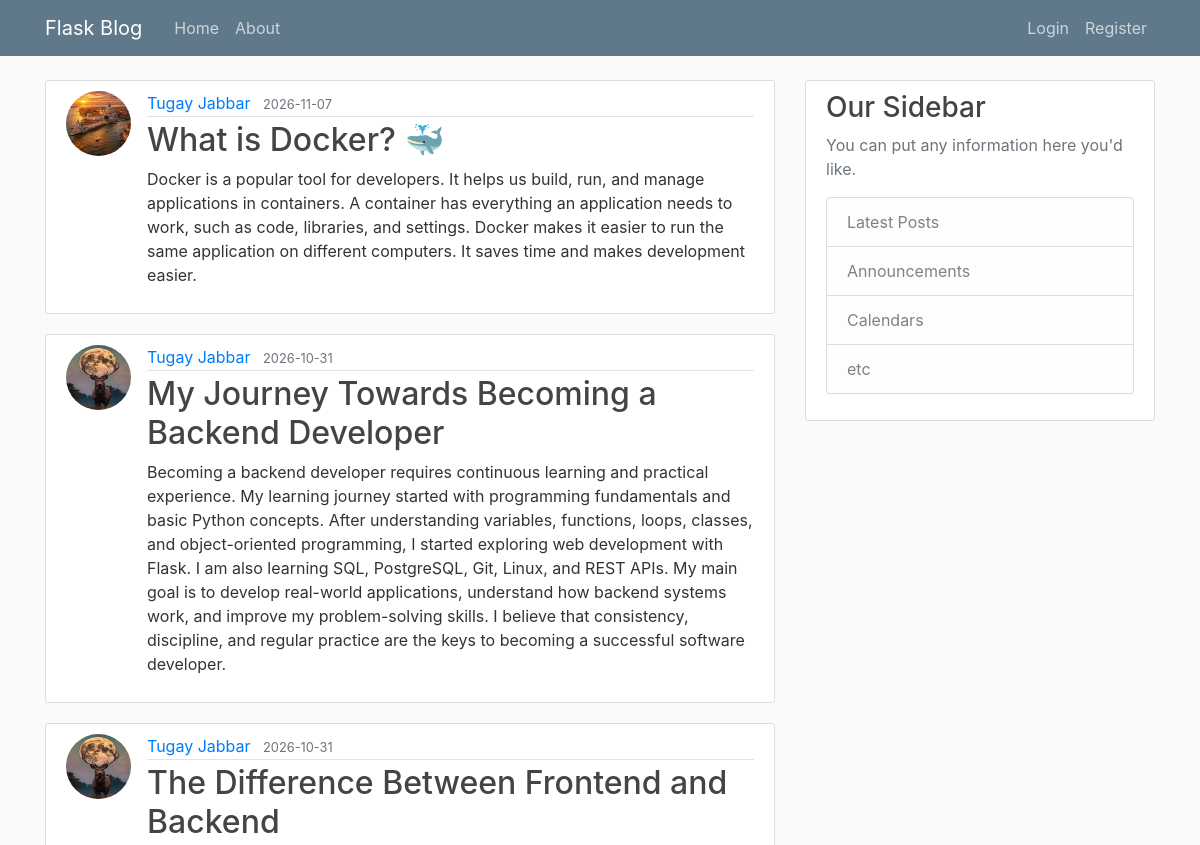
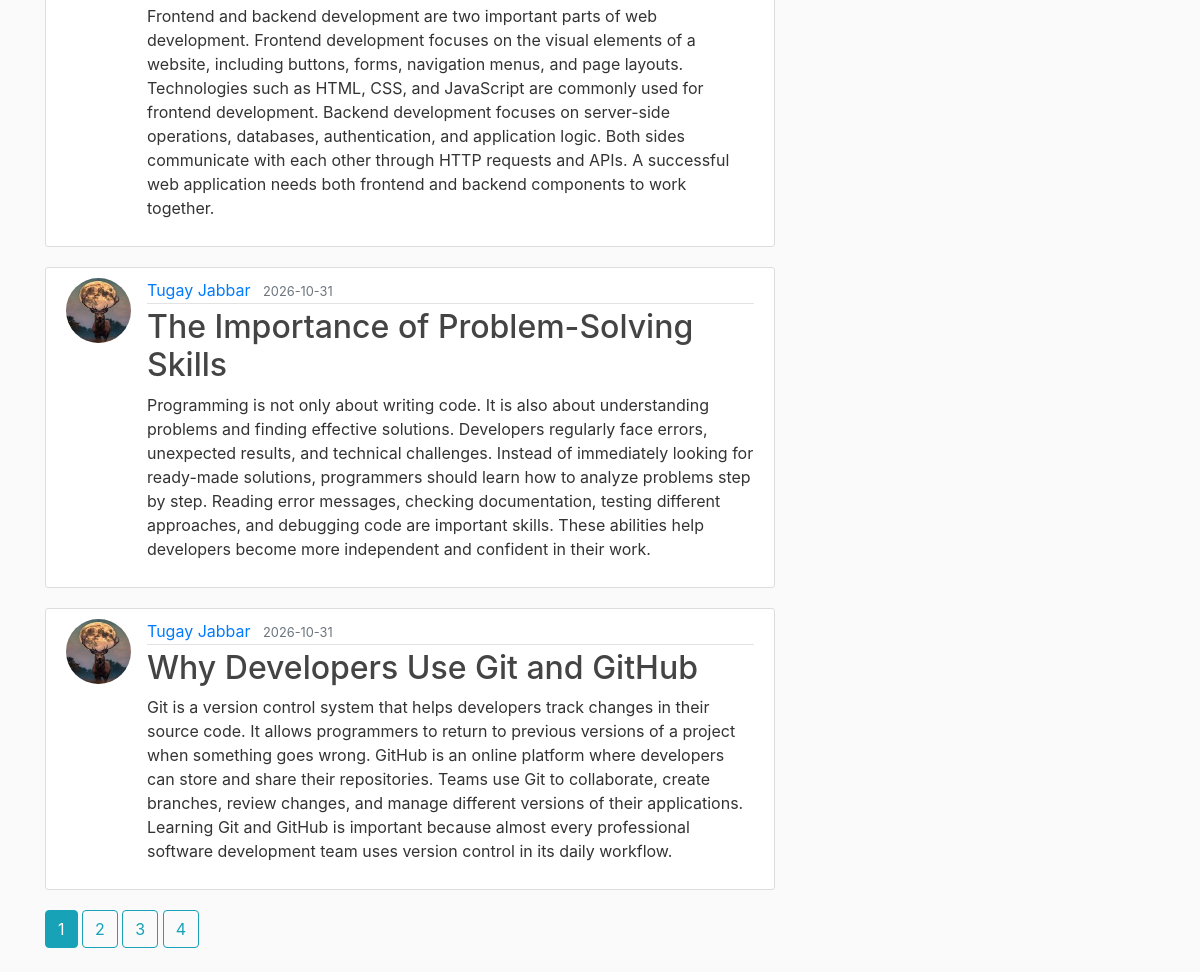
Page /home on the earlier database version (2 pictures, top to bottom).
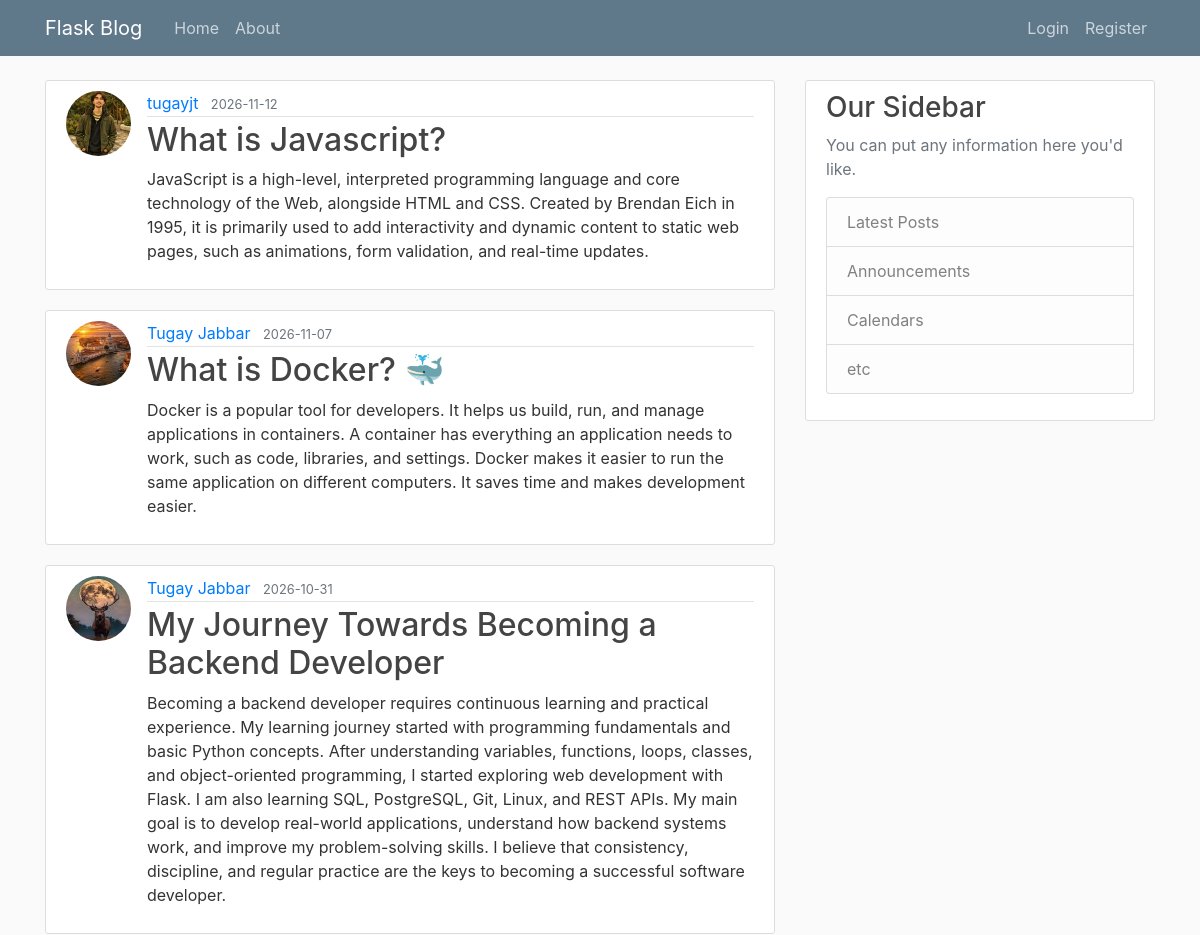
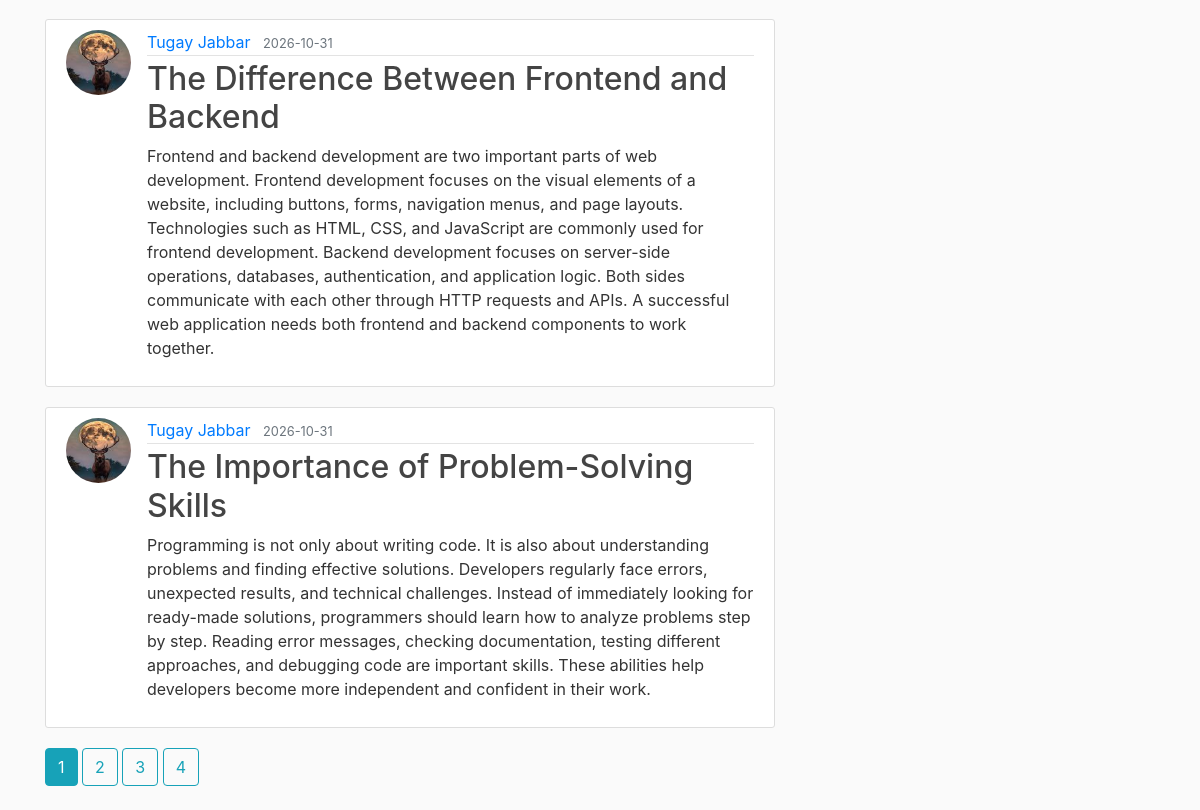
Same page on the later database version (2 pictures, top to bottom).
### flaskblog/models.py (models this page shows, shortened)
class Post(db.Model):
    id = db.Column(db.Integer, primary_key=True)
    title = db.Column(db.String(100), nullable=False)
    date_posted = db.Column(db.DateTime, nullable=False, default=datetime.utcnow)
    content = db.Column(db.Text, nullable=False)
    user_id = db.Column(db.Integer, db.ForeignKey('user.id'), nullable=False)

class User(db.Model, UserMixin):
    id = db.Column(db.Integer, primary_key=True)
    username = db.Column(db.String(20), unique=True, nullable=False)
    email = db.Column(db.String(120), unique=True, nullable=False)
    image_file = db.Column(db.String(20), nullable=False, default='default.jpg')
    password = db.Column(db.String(60), nullable=False)
    posts = db.relationship('Post', backref='author', lazy=True)

### flaskblog/main/routes.py (the view)
@main.route("/")
@main.route("/home")
def home():
    page = request.args.get('page', 1, type=int)
    posts = Post.query.order_by(Post.date_posted.desc()).paginate(page=page, per_page=5)
    return render_template('home.html', posts=posts)

### flaskblog/templates/home.html
{% extends "layout.html" %}
{% block content %}
    {% for post in posts.items %}
        <article class="media content-section">
          <img class="rounded-circle article-img" src="{{ url_for('static', filename='profile_pics/' + post.author.image_file) }}">
          <div class="media-body">
            <div class="article-metadata">
              <a class="mr-2" href="{{ url_for('users.user_posts', username=post.author.username) }}">{{ post.author.username }}</a>
              <small class="text-muted">{{ post.date_posted.strftime('%Y-%m-%d') }}</small>
            </div>
            <h2><a class="article-title" href="{{ url_for('posts.post', post_id=post.id) }}">{{ post.title }}</a></h2>
            <p class="article-content">{{ post.content }}</p>
          </div>
        </article>
    {% endfor %}
    {% for page_num in posts.iter_pages(left_edge=1, right_edge=1, left_current=1, right_current=2) %}
      {% if page_num %}
        {% if posts.page == page_num %}
          <a class="btn btn-info mb-4" href="{{ url_for('main.home', page=page_num) }}">{{ page_num }}</a>
        {% else %}
          <a class="btn btn-outline-info mb-4" href="{{ url_for('main.home', page=page_num) }}">{{ page_num }}</a>
        {% endif %}
      {% else %}
        ...
      {% endif %}
    {% endfor %}
{% endblock content %}

### flaskblog/templates/layout.html (shortened to what this page needs)
<!DOCTYPE html>
<html>
<head>
    <link rel="stylesheet" href="https://maxcdn.bootstrapcdn.com/bootstrap/4.0.0/css/bootstrap.min.css">
    <link rel="stylesheet" type="text/css" href="{{ url_for('static', filename='main.css') }}">
</head>
<body>
    <header class="site-header">
      <nav class="navbar navbar-expand-md navbar-dark bg-steel fixed-top">
        <div class="container">
          <a class="navbar-brand mr-4" href="/">Flask Blog</a>
          <div class="collapse navbar-collapse" id="navbarToggle">
            <div class="navbar-nav mr-auto">
              <a class="nav-item nav-link" href="{{ url_for('main.home') }}">Home</a>
              <a class="nav-item nav-link" href="{{ url_for('main.about') }}">About</a>
            </div>
            <div class="navbar-nav">
              {% if current_user.is_authenticated %}
                <a class="nav-item nav-link" href="{{ url_for('posts.new_post') }}">New Post</a>
                <a class="nav-item nav-link" href="{{ url_for('users.account') }}">Account</a>
                <a class="nav-item nav-link" href="{{ url_for('users.logout') }}">Logout</a>
              {% else %}
                <a class="nav-item nav-link" href="{{ url_for('users.login') }}">Login</a>
                <a class="nav-item nav-link" href="{{ url_for('users.register') }}">Register</a>
              {% endif %}
            </div>
          </div>
        </div>
      </nav>
    </header>
    <main role="main" class="container">
      <div class="row">
        <div class="col-md-8">
          {% block content %}{% endblock %}
        </div>
        <div class="col-md-4">
          <div class="content-section">
            <h3>Our Sidebar</h3>
            <p class='text-muted'>You can put any information here you'd like.
              <ul class="list-group">
                <li class="list-group-item list-group-item-light">Latest Posts</li>
                <li class="list-group-item list-group-item-light">Announcements</li>
                <li class="list-group-item list-group-item-light">Calendars</li>
                <li class="list-group-item list-group-item-light">etc</li>
              </ul>
            </p>
          </div>
        </div>
      </div>
    </main>
</body>
</html>

### flaskblog/static/main.css (style rules this page uses)
body { background: #fafafa; color: #333333; margin-top: 5rem; }
h1, h2, h3, h4, h5, h6 { color: #444444; }
.bg-steel { background-color: #5f788a; }
.site-header .navbar-nav .nav-link { color: #cbd5db; }
.content-section { background: #ffffff; padding: 10px 20px; border: 1px solid #dddddd; border-radius: 3px; margin-bottom: 20px; }
.article-title { color: #444444; }
.article-content { white-space: pre-line; }
.article-img { height: 65px; width: 65px; margin-right: 16px; }
.article-metadata { padding-bottom: 1px; margin-bottom: 4px; border-bottom: 1px solid #e3e3e3 }

Differences in the rows shown:
no longer on this page (row unchanged): Post: image_file (picture), author.username "Tugay Jabbar", date_posted "2026-10-31", title "Why Developers Use Git and GitHub", content "Git is a version control system that helps developers track changes in their source code. It allows programmers to return to previous versions of a project when something goes wrong. GitHub is an online platform where developers can store and share their repositories. Teams use Git to collaborate, create branches, review changes, and manage different versions of their applications. Learning Git and GitHub is important because almost every professional software development team uses version control in its daily workflow."
added Post: image_file (picture), author.username "tugayjt", date_posted "2026-11-12", title "What is Javascript?", content "JavaScript is a high-level, interpreted programming language and core technology of the Web, alongside HTML and CSS. Created by Brendan Eich in 1995, it is primarily used to add interactivity and dynamic content to static web pages, such as animations, form validation, and real-time updates."
